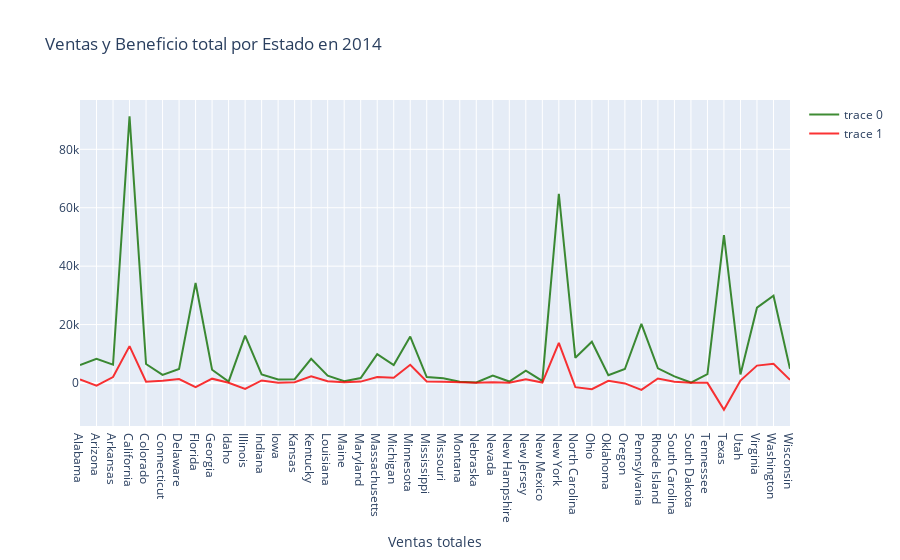

Notebook code for this chart:
### Markdown cell above
## 2. Crea un gráfico de líneas interactivo que muestre las ventas y los beneficios en 2014.

### Code cell
df2014=data_excel.loc[data_excel["Order Date"].dt.year==2014, :]
df2014_sales=df2014.groupby("State").sum()

trace1= go.Scatter(x = df2014_sales.index,
                    y = df2014_sales["Sales"],
                    mode= 'lines',
                    marker = dict(color = 'rgba(16, 112, 2, 0.8)'))

trace2= go.Scatter(x = df2014_sales.index,
                    y = df2014_sales["Profit"],
                    mode= 'lines',
                    marker = dict(color = 'rgba(250, 0, 2, 0.8)'))



data = [trace1, trace2]

layout = dict(title = 'Ventas y Beneficio total por Estado en 2014',
             xaxis= dict(title= 'Ventas totales',ticklen= 5))

fig = go.Figure(data = data, layout=layout)

iplot(fig)

### Figure 1 — Plotly figure (JSON) as saved in the notebook; plotly's stock layout.template omitted (floating-point values rounded to 4 significant figures)
{"data": [{"marker": {"color": "rgba(16, 112, 2, 0.8)"}, "mode": "lines", "type": "scatter", "x": ["Alabama", "Arizona", "Arkansas", "California", "Colorado", "Connecticut", "Delaware", "Florida", "Georgia", "Idaho", "Illinois", "Indiana", "Iowa", "Kansas", "Kentucky", "Louisiana", "Maine", "Maryland", "Massachusetts", "Michigan", "Minnesota", "Mississippi", "Missouri", "Montana", "Nebraska", "Nevada", "New Hampshire", "New Jersey", "New Mexico", "New York", "North Carolina", "Ohio", "Oklahoma", "Oregon", "Pennsylvania", "Rhode Island", "South Carolina", "South Dakota", "Tennessee", "Texas", "Utah", "Virginia", "Washington", "Wisconsin"], "y": [6139.0, 8295.0, 6303.0, 91300.0, 6502.0, 2794.0, 4786.0, 34250.0, 4540.0, 465.2, 16200.0, 2937.0, 1191.0, 1320.0, 8280.0, 2535.0, 617.1, 1701.0, 9900.0, 6172.0, 15880.0, 2055.0, 1648.0, 424.5, 210.0, 2561.0, 504.5, 4192.0, 708.0, 64790.0, 8621.0, 14130.0, 2639.0, 4808.0, 20250.0, 5016.0, 2271.0, 162.2, 3052.0, 50630.0, 2944.0, 25800.0, 29870.0, 4848.0]}, {"marker": {"color": "rgba(250, 0, 2, 0.8)"}, "mode": "lines", "type": "scatter", "x": ["Alabama", "Arizona", "Arkansas", "California", "Colorado", "Connecticut", "Delaware", "Florida", "Georgia", "Idaho", "Illinois", "Indiana", "Iowa", "Kansas", "Kentucky", "Louisiana", "Maine", "Maryland", "Massachusetts", "Michigan", "Minnesota", "Mississippi", "Missouri", "Montana", "Nebraska", "Nevada", "New Hampshire", "New Jersey", "New Mexico", "New York", "North Carolina", "Ohio", "Oklahoma", "Oregon", "Pennsylvania", "Rhode Island", "South Carolina", "South Dakota", "Tennessee", "Texas", "Utah", "Virginia", "Washington", "Wisconsin"], "y": [1251.0, -903.2, 2032.0, 12640.0, 438.2, 745.3, 1339.0, -1413.0, 1492.0, 62.05, -2044.0, 868.1, 109.5, 266.2, 2309.0, 606.8, 256.9, 485.0, 2061.0, 1817.0, 6237.0, 545.5, 444.3, 129.8, 58.17, 250.3, 108.6, 1244.0, 156.1, 13750.0, -1415.0, -2131.0, 762.1, -135.4, -2362.0, 1564.0, 466.4, 48.76, 50.03, -9135.0, 822.7, 5955.0, 6607.0, 1107.0]}], "layout": {"title": {"text": "Ventas y Beneficio total por Estado en 2014"}, "xaxis": {"ticklen": 5, "title": {"text": "Ventas totales"}}}}
